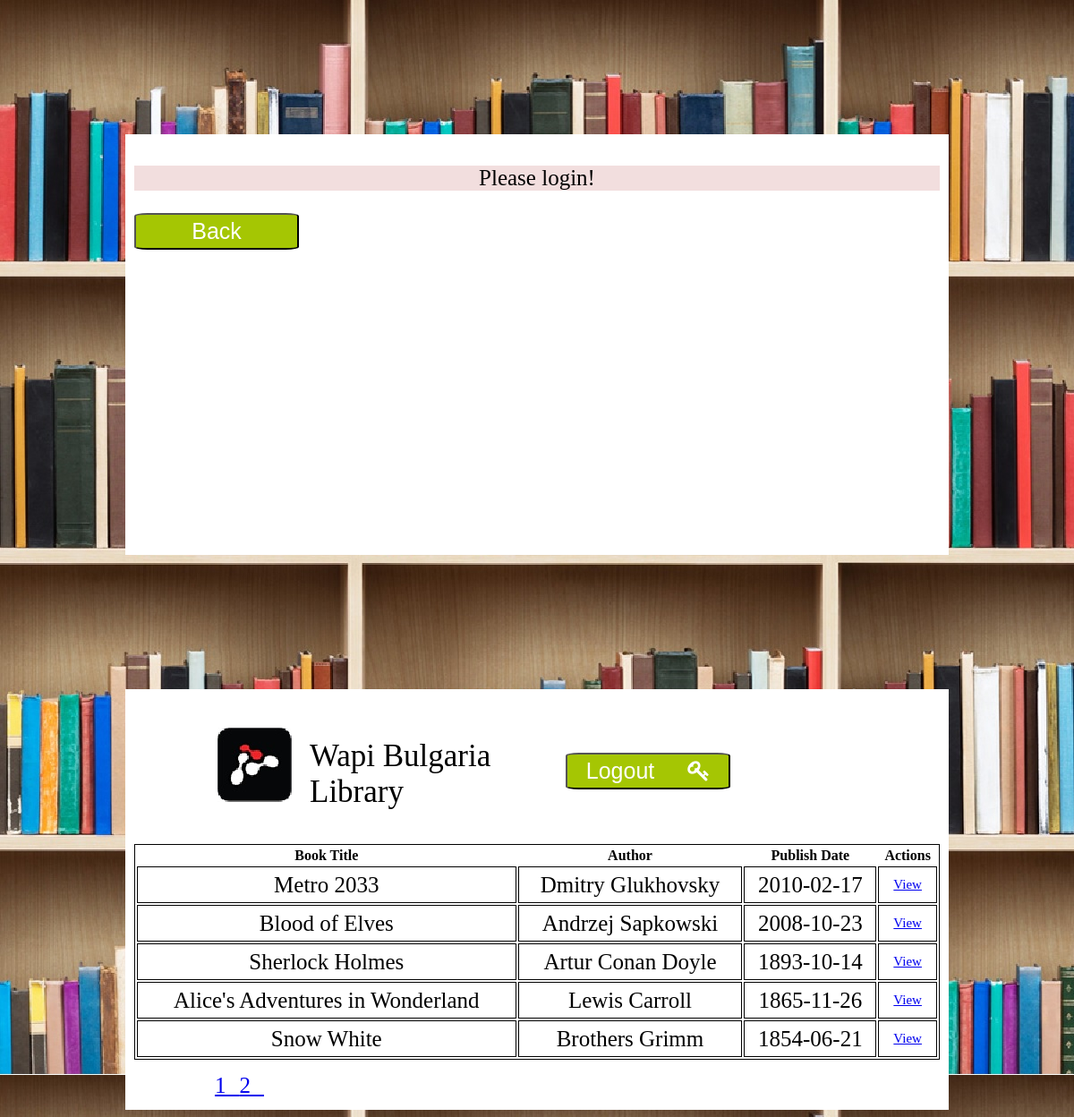
Screenshot of /phpjun_test/books.php with the database file from the repository.
### tables this page shows
CREATE TABLE `books` (
  `id` int(11) NOT NULL,
  `title` text NOT NULL,
  `author` text NOT NULL,
  `publish_date` date DEFAULT NULL,
  `format` text NOT NULL,
  `page_count` int(11) DEFAULT NULL,
  `isbn` text,
  `resume` text NOT NULL,
  `creation_date` timestamp NOT NULL DEFAULT CURRENT_TIMESTAMP,
  `file_name` text
);

### phpjun_test/includes/db_functions.php (called while the page is built)
<?php
	function get_result($sql) {
		global $conn;
		$result = mysqli_query($conn, $sql);
		$resultArray = array();
		if (mysqli_num_rows($result) > 0) {
			while($row = mysqli_fetch_assoc($result)) {
		     	array_push($resultArray, $row);
			}
			return $resultArray;
		}
	}

### phpjun_test/books.php (the view, shortened to what this page needs)
<?php
	include "includes/db_functions.php";
	include "includes/db_connect.php";
	if (!isset($_SESSION['username'])) {
	?>
	 	<div class="content">
			<div class="not_valid">
				<p>Please login!</p>
			</div>
			<button class="btn" id="go_back">Back</button>
		</div>
		<?php
	}
	$sql = "SELECT * FROM books ORDER BY publish_date DESC";
	$resultBooks = get_result($sql);
	$result = mysqli_query($conn, $sql);
	$numberOfResults = mysqli_num_rows($result);
	$resultsPerPage = 5;
	$numberOfPages = ceil($numberOfResults/$resultsPerPage);
?>
<?php include_once('includes/html_header.php');?>
<div class="content">
<div class="header">
			<table>
		<tr>
			<td><div class="logo"><img src="css/pics/logo.jpg"></div><div class="logo_text"><p>Wapi Bulgaria Library</p></div></td>
			<td>
				<button class="btn logout" id="logout">Logout <i class="fa fa-key"></i></button>
			</td>
		</tr>
	</table>
	</div>
<?php
	if (!isset($_GET['page'])) {
		$page = 1;
	} else {
		$page = $_GET['page'];
	}
	$pageFirstResult = ($page-1)*$resultsPerPage;
	$sql = "SELECT * FROM books ORDER BY publish_date DESC LIMIT {$pageFirstResult},{$resultsPerPage}";
	$result = get_result($sql);
	?>
	<table class="tbl_books">
		<thead>
			<tr>
				<th>Book Title</th>
				<th>Author</th>
				<th>Publish Date</th>
				<th>Actions</th>
			</tr>
		</thead>
		<tbody>
	<?php
	foreach ($result as $key => $book) {
		$options = "";
		echo "<tr class='clickable-row'>";
		echo "<td>{$book['title']}</td>";
		echo "<td>{$book['author']}</td>";
		echo "<td>{$book['publish_date']}</td>";
		echo "<td><a href='view_book.php?bookId={$book['id']}'>View</a>{$options}</td>";
		echo "</tr>";
	}
?>
	</tbody>
	</table>
	<div class="footer">
	<div class="pagination">
<?php
	for ($page=1; $page<=$numberOfPages; $page++) {
		echo "<a href='books.php?page={$page}'>{$page}</a>";
	}
?>
		</div>
		</div>
	</div>

### phpjun_test/includes/html_header.php (shortened to what this page needs)
<link rel="stylesheet" type="text/css" href="css/style.css">
<link rel="stylesheet" href="https://cdnjs.cloudflare.com/ajax/libs/font-awesome/4.7.0/css/font-awesome.min.css">

### phpjun_test/css/style.css (style rules this page uses)
.btn { width: 184px; height: 41px; font-size: 25px; border-radius: 8%; background-color: rgb(165, 198, 3); color: #fff; }
.logout { margin-left: 30px; }
i { margin-left: 30px; }
.not_valid { background-color: #f2dede; }
.not_valid p, .complete p { text-align: center; font-size: 25px; }
.logform, .content { margin-top: 150px; margin-left: auto; margin-right: auto; width: 900px; height: 450px; padding: 10px; background-color: #fff; }
.header table { width: 100%; }
.header td { width: 50%; }
.logo_text { display: inline-block; width: 250px; padding-left: 20px; font-size: 35px; }
.logo { display: inline-block; margin-left: 90px; margin-top: 30px; }
.footer { margin-left: 90px; margin-bottom: 30px; }
.tbl_books { width: 100%; text-align: center; border: 1px solid black; }
.tbl_books td { height: 41px; font-size: 25px; border: 1px solid black; }
.tbl_books a { font-size: 15px; }
.pagination { position: static; margin-top: 15px; font-size: 25px; letter-spacing: 15px; }
tr.clickable-row { cursor: pointer; }

### rows the page displays
books: title "Metro 2033", author "Dmitry Glukhovsky", publish_date "2010-02-17"
books: title "Blood of Elves", author "Andrzej Sapkowski", publish_date "2008-10-23"
books: title "Sherlock Holmes", author "Artur Conan Doyle", publish_date "1893-10-14"
books: title "Alice's Adventures in Wonderland", author "Lewis Carroll", publish_date "1865-11-26"
books: title "Snow White", author "Brothers Grimm", publish_date "1854-06-21"
